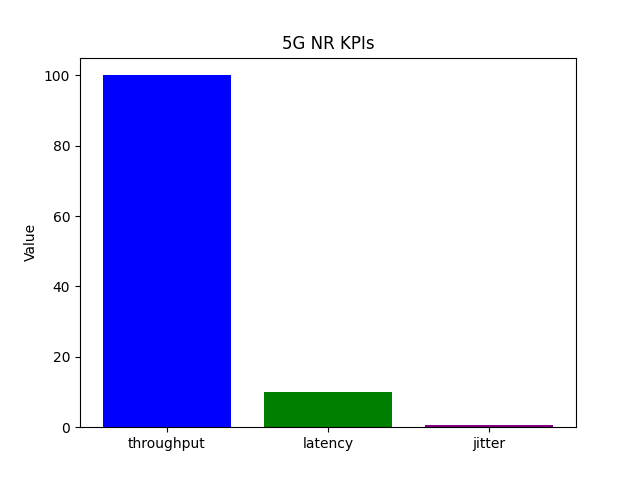

The Python source for this figure:
import pandas as pd
import numpy as np
import matplotlib.pyplot as plt

def generate_5g_data(samples=1000):
    timestamps = pd.date_range(start="2023-01-01", periods=samples, freq="S")
    throughput = np.random.normal(100, 20, samples)  # Gbps
    latency = np.random.normal(10, 2, samples)     # ms
    jitter = np.random.uniform(0, 1, samples)      # ms
    return pd.DataFrame({"timestamp": timestamps, "throughput": throughput, "latency": latency, "jitter": jitter})

def calculate_kpis(data):
    return {
        "throughput": data["throughput"].mean(),
        "latency": data["latency"].mean(),
        "jitter": data["jitter"].mean()
    }

def plot_kpis(kpis):
    fig, ax = plt.subplots()
    ax.bar(kpis.keys(), kpis.values(), color=['blue', 'green', 'purple'])
    ax.set_title("5G NR KPIs")
    ax.set_ylabel("Value")
    plt.show()

def main():
    data = generate_5g_data()
    kpis = calculate_kpis(data)
    print("5G NR KPIs:")
    for kpi, value in kpis.items():
        print(f"Average {kpi.capitalize()}: {value:.2f}")
    plot_kpis(kpis)

if __name__ == "__main__":
    main()

# This code generates synthetic 5G NR KPI data, calculates average KPIs, and plots them.
# It includes throughput, latency, and jitter as key performance indicators.
